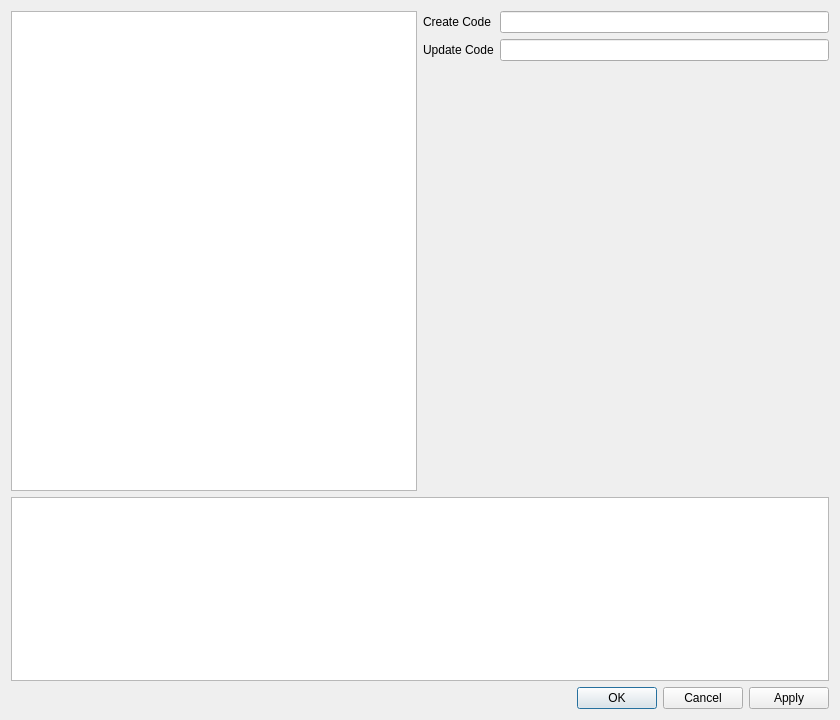
<?xml version="1.0" encoding="UTF-8"?>
<ui version="4.0">
 <class>SpecialObjectEditor</class>
 <widget class="QDialog" name="SpecialObjectEditor">
  <property name="geometry">
   <rect>
    <x>0</x>
    <y>0</y>
    <width>840</width>
    <height>720</height>
   </rect>
  </property>
  <property name="sizePolicy">
   <sizepolicy hsizetype="Preferred" vsizetype="Preferred">
    <horstretch>0</horstretch>
    <verstretch>0</verstretch>
   </sizepolicy>
  </property>
  <property name="maximumSize">
   <size>
    <width>16777215</width>
    <height>16777215</height>
   </size>
  </property>
  <property name="windowTitle">
   <string>Special Object Editor</string>
  </property>
  <layout class="QVBoxLayout" name="verticalLayout">
   <item>
    <layout class="QHBoxLayout" name="horizontalLayout">
     <item>
      <widget class="QListWidget" name="special_object_list">
       <property name="minimumSize">
        <size>
         <width>0</width>
         <height>480</height>
        </size>
       </property>
      </widget>
     </item>
     <item>
      <layout class="QFormLayout" name="formLayout_2">
       <property name="fieldGrowthPolicy">
        <enum>QFormLayout::AllNonFixedFieldsGrow</enum>
       </property>
       <item row="0" column="1">
        <widget class="QLineEdit" name="create_code"/>
       </item>
       <item row="0" column="0">
        <widget class="QLabel" name="label">
         <property name="text">
          <string>Create Code</string>
         </property>
        </widget>
       </item>
       <item row="1" column="0">
        <widget class="QLabel" name="label_2">
         <property name="text">
          <string>Update Code</string>
         </property>
        </widget>
       </item>
       <item row="1" column="1">
        <widget class="QLineEdit" name="update_code"/>
       </item>
      </layout>
     </item>
    </layout>
   </item>
   <item>
    <widget class="QPlainTextEdit" name="special_object_doc"/>
   </item>
   <item>
    <widget class="QDialogButtonBox" name="buttonBox">
     <property name="orientation">
      <enum>Qt::Horizontal</enum>
     </property>
     <property name="standardButtons">
      <set>QDialogButtonBox::Apply|QDialogButtonBox::Cancel|QDialogButtonBox::Ok</set>
     </property>
    </widget>
   </item>
  </layout>
 </widget>
 <resources/>
 <connections>
  <connection>
   <sender>buttonBox</sender>
   <signal>rejected()</signal>
   <receiver>SpecialObjectEditor</receiver>
   <slot>reject()</slot>
   <hints>
    <hint type="sourcelabel">
     <x>316</x>
     <y>260</y>
    </hint>
    <hint type="destinationlabel">
     <x>286</x>
     <y>274</y>
    </hint>
   </hints>
  </connection>
  <connection>
   <sender>buttonBox</sender>
   <signal>accepted()</signal>
   <receiver>SpecialObjectEditor</receiver>
   <slot>accept()</slot>
   <hints>
    <hint type="sourcelabel">
     <x>248</x>
     <y>254</y>
    </hint>
    <hint type="destinationlabel">
     <x>157</x>
     <y>274</y>
    </hint>
   </hints>
  </connection>
 </connections>
</ui>
